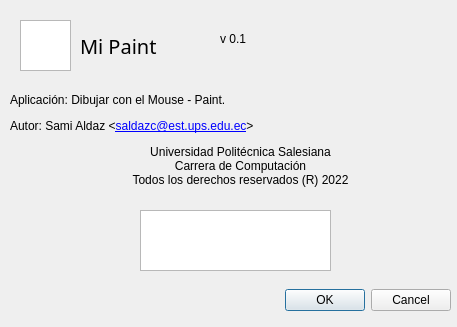
<?xml version="1.0" encoding="UTF-8"?>
<ui version="4.0">
 <class>Acerca</class>
 <widget class="QDialog" name="Acerca">
  <property name="geometry">
   <rect>
    <x>0</x>
    <y>0</y>
    <width>457</width>
    <height>327</height>
   </rect>
  </property>
  <property name="windowTitle">
   <string>Dialog</string>
  </property>
  <widget class="QDialogButtonBox" name="buttonBox">
   <property name="geometry">
    <rect>
     <x>20</x>
     <y>270</y>
     <width>431</width>
     <height>61</height>
    </rect>
   </property>
   <property name="styleSheet">
    <string notr="true">font: 700 italic 12pt &quot;Avengeance Heroic Avenger&quot;;</string>
   </property>
   <property name="orientation">
    <enum>Qt::Horizontal</enum>
   </property>
   <property name="standardButtons">
    <set>QDialogButtonBox::Cancel|QDialogButtonBox::Ok</set>
   </property>
  </widget>
  <widget class="QGraphicsView" name="graphicsView">
   <property name="geometry">
    <rect>
     <x>20</x>
     <y>20</y>
     <width>51</width>
     <height>51</height>
    </rect>
   </property>
   <property name="styleSheet">
    <string notr="true">border-image: url(:/new/prefix1/Recursos/img/paint.png);</string>
   </property>
  </widget>
  <widget class="QLabel" name="label">
   <property name="geometry">
    <rect>
     <x>80</x>
     <y>20</y>
     <width>131</width>
     <height>51</height>
    </rect>
   </property>
   <property name="font">
    <font>
     <family>Amarillo</family>
     <pointsize>15</pointsize>
     <italic>false</italic>
     <bold>false</bold>
    </font>
   </property>
   <property name="styleSheet">
    <string notr="true">font: 15pt &quot;Amarillo&quot;;</string>
   </property>
   <property name="text">
    <string>Mi Paint</string>
   </property>
  </widget>
  <widget class="QLabel" name="label_4">
   <property name="geometry">
    <rect>
     <x>10</x>
     <y>70</y>
     <width>461</width>
     <height>141</height>
    </rect>
   </property>
   <property name="styleSheet">
    <string notr="true">font: 700 13pt &quot;Letters for Learners&quot;;</string>
   </property>
   <property name="text">
    <string>&lt;html&gt;&lt;head/&gt;&lt;body&gt;&lt;p&gt;Aplicación:&lt;span style=&quot; font-weight:400;&quot;&gt; Dibujar con el Mouse - Paint.&lt;/span&gt;&lt;/p&gt;&lt;p&gt;Autor:&lt;span style=&quot; font-weight:400;&quot;&gt; Sami Aldaz &amp;lt;&lt;/span&gt;&lt;a href=&quot;https://outlook.office.com/mail/&quot;&gt;&lt;span style=&quot; font-weight:400; text-decoration: underline; color:#0000ff;&quot;&gt;saldazc@est.ups.edu.ec&lt;/span&gt;&lt;/a&gt;&lt;span style=&quot; font-weight:400;&quot;&gt;&amp;gt;&lt;/span&gt;&lt;/p&gt;&lt;p align=&quot;center&quot;&gt;Universidad Politécnica Salesiana&lt;span style=&quot; font-weight:400;&quot;&gt;&lt;br/&gt;Carrera de Computación&lt;br/&gt;Todos los derechos reservados (R) 2022&lt;/span&gt;&lt;/p&gt;&lt;/body&gt;&lt;/html&gt;</string>
   </property>
   <property name="textFormat">
    <enum>Qt::RichText</enum>
   </property>
  </widget>
  <widget class="QLabel" name="outVersion">
   <property name="geometry">
    <rect>
     <x>220</x>
     <y>30</y>
     <width>67</width>
     <height>17</height>
    </rect>
   </property>
   <property name="text">
    <string>v 0.1</string>
   </property>
  </widget>
  <widget class="QGraphicsView" name="graphicsView_2">
   <property name="geometry">
    <rect>
     <x>140</x>
     <y>210</y>
     <width>191</width>
     <height>61</height>
    </rect>
   </property>
   <property name="styleSheet">
    <string notr="true">border-image: url(:/new/prefix1/Recursos/img/Universidad.png);</string>
   </property>
  </widget>
 </widget>
 <resources/>
 <connections>
  <connection>
   <sender>buttonBox</sender>
   <signal>accepted()</signal>
   <receiver>Acerca</receiver>
   <slot>accept()</slot>
   <hints>
    <hint type="sourcelabel">
     <x>248</x>
     <y>254</y>
    </hint>
    <hint type="destinationlabel">
     <x>157</x>
     <y>274</y>
    </hint>
   </hints>
  </connection>
  <connection>
   <sender>buttonBox</sender>
   <signal>rejected()</signal>
   <receiver>Acerca</receiver>
   <slot>reject()</slot>
   <hints>
    <hint type="sourcelabel">
     <x>316</x>
     <y>260</y>
    </hint>
    <hint type="destinationlabel">
     <x>286</x>
     <y>274</y>
    </hint>
   </hints>
  </connection>
 </connections>
</ui>
